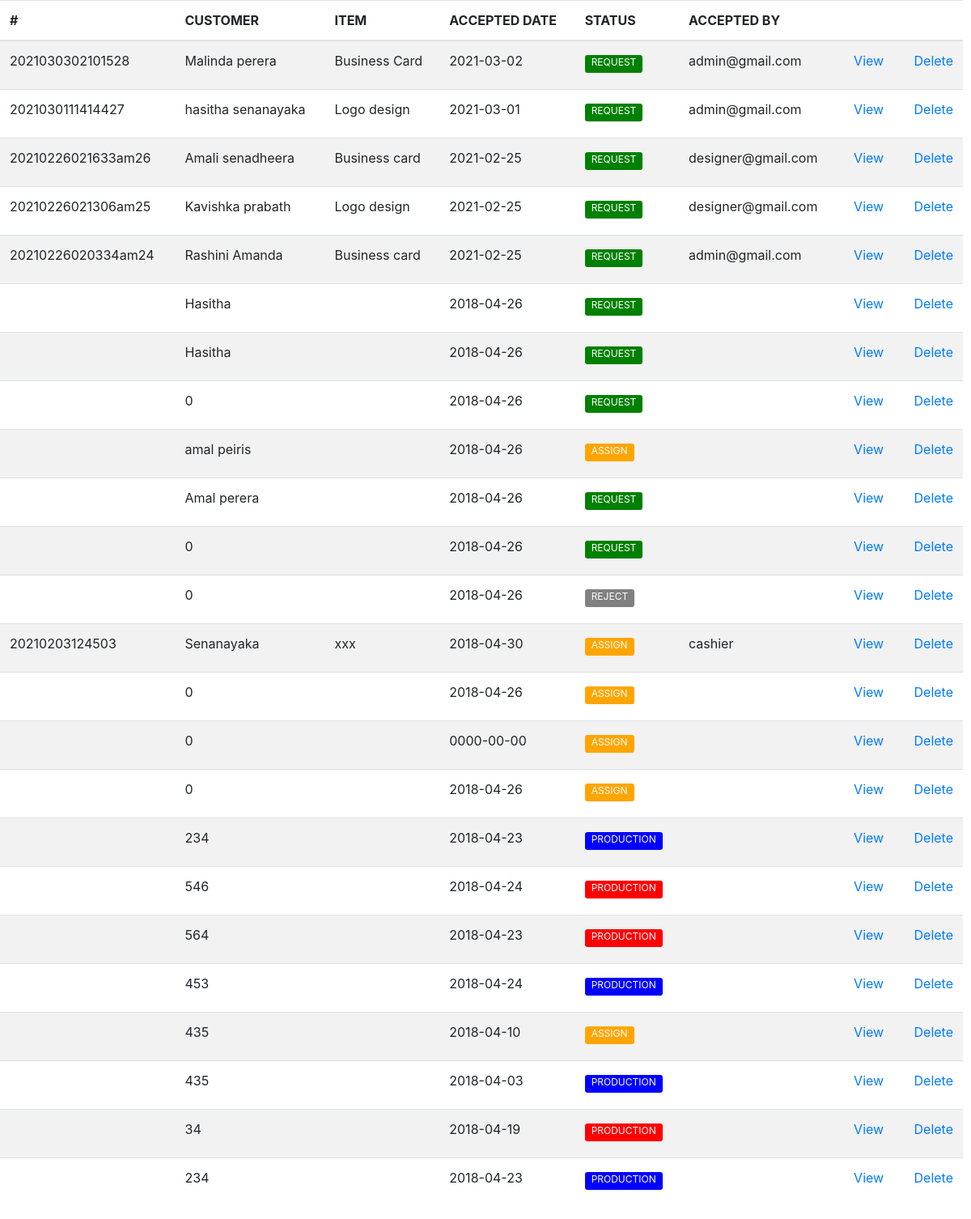
Page /tables/jobs_table.php (signed in) on the earlier database version.
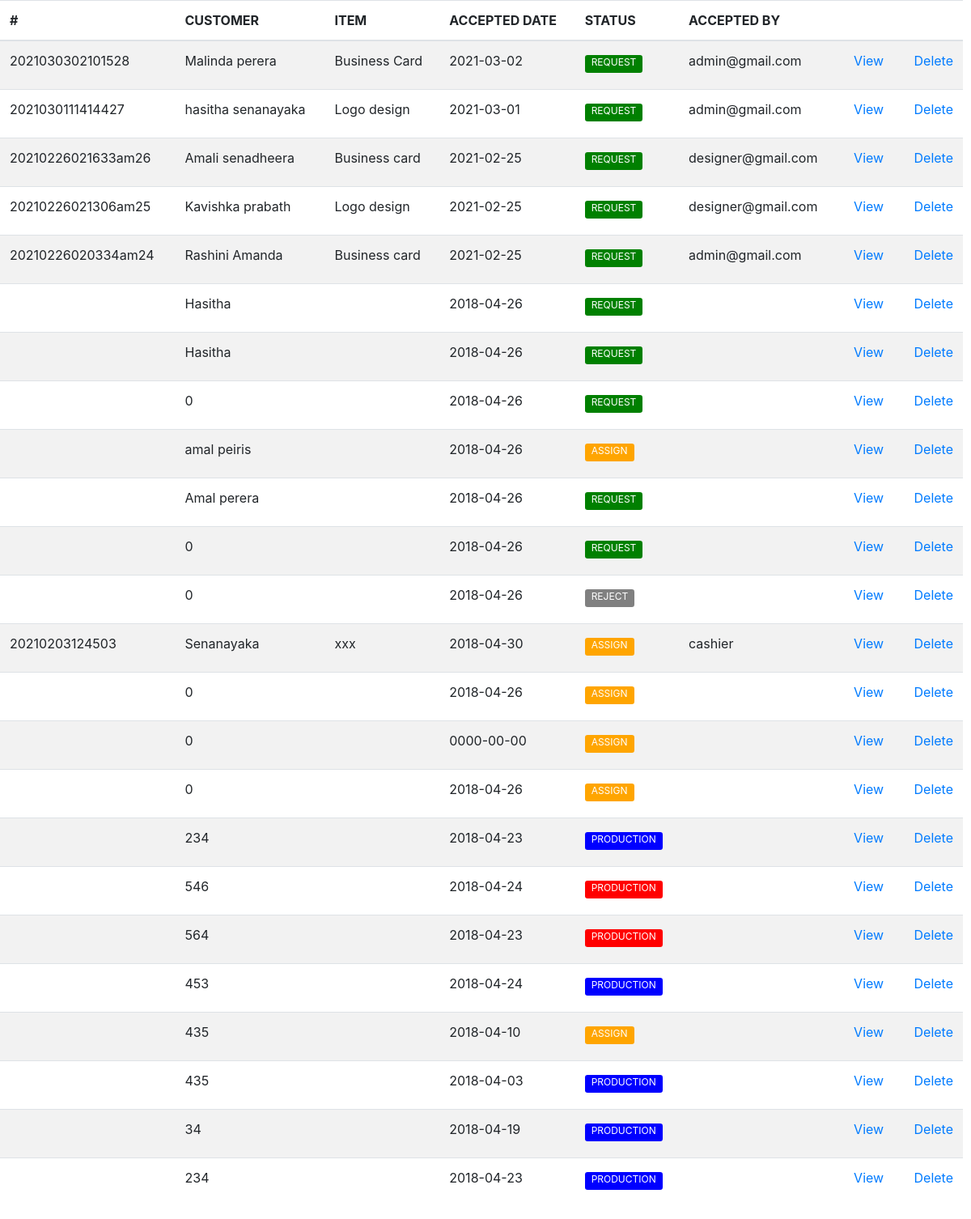
Same page on the later database version.
### tables this page shows
CREATE TABLE `jobs` (
  `id` int(11) NOT NULL,
  `job_no` varchar(100) NOT NULL,
  `customer` varchar(400) NOT NULL,
  `channel` varchar(100) NOT NULL,
  `job_type` varchar(100) NOT NULL,
  `product` varchar(100) NOT NULL,
  `category` varchar(100) NOT NULL,
  `material` varchar(64) NOT NULL,
  `size` varchar(50) NOT NULL,
  `bind` varchar(50) NOT NULL,
  `colour` varchar(20) NOT NULL,
  `user_description` varchar(250) NOT NULL,
  `date` date NOT NULL,
  `quantity` decimal(10,2) NOT NULL,
  `budget` decimal(10,2) NOT NULL,
  `discount` decimal(10,2) NOT NULL,
  `discounted` decimal(10,2) NOT NULL,
  `ad_pay_amount` decimal(10,2) NOT NULL,
  `rest` decimal(10,2) NOT NULL,
  `admin_description` varchar(250) NOT NULL,
  `state` enum('request','design','production','reject','QA','complete','dispatch') NOT NULL,
  `accepted_by` varchar(100) NOT NULL,
  `checked_by` varchar(100) NOT NULL,
  `failed_reason` varchar(255) NOT NULL,
  `cash` decimal(10,2) NOT NULL,
  `change_amt` decimal(10,2) NOT NULL,
  `payment` decimal(10,2) NOT NULL,
  `dispatch_day` varchar(100) NOT NULL,
  `dispatch_year` varchar(10) NOT NULL,
  `dispatch_month` varchar(10) NOT NULL
);

### tables/jobs_table.php (the view, shortened to what this page needs)
<!DOCTYPE html>
<html>
<head>
</head>
<body>
      <?php
      require '../include/config.php';
      if(isset($_POST["query"]))
      {
         $search =$_POST["query"];
         $query = "SELECT * FROM jobs WHERE job_no LIKE '%".$search."%' ";
      }
      else
      {
      $query = "SELECT * FROM jobs ORDER BY id DESC";
      }
      $result = mysqli_query($conn ,$query);
      if(mysqli_num_rows($result)>0)
      {
      ?>
 <div class="tablealign">
 <?php include('../include/head.php'); ?>
  <table id="editable_table" class="table table table-striped">
   <thead>
    <tr>
     <th>#</th>
     <th>CUSTOMER</th>
     <th>ITEM</th>
     <th>ACCEPTED DATE</th>
     <th>STATUS</th>
     <th>ACCEPTED BY</th>
     <th></th>
     <th></th>
    </tr>
   </thead>
   <tbody>
   <?php
   while($row = mysqli_fetch_array($result))
   {
    echo '
    <tr>
     <td>'.$row["job_no"].'</td>
     <td>'.$row["customer"].'</td>
     <td>'.$row["product"].'</td>
     <td>'.$row["date"].'</td>';
     if($row["state"]=="request"){
        echo
        '<td> <label class="btn-sm" style="background-color:green; border: 0px; color: #ffffff; font-size: 12px; padding-top: 0px;">'."REQUEST".'</label></td>';
     }else if($row["state"]=="design" || $row["state"]=="production" || $row["state"]=="QA"){
        echo
        '<td> <label class="btn-sm" style="background-color:orange; border: 0px; color: #ffffff; font-size: 12px; padding-top: 0px;">'."ASSIGN".'</label></td>';
     }else if($row["state"]=="dispatch"){
        echo
        '<td> <label class="btn-sm" style="background-color:red; border: 0px; color: #ffffff; font-size: 12px; padding-top: 0px;">'."PRODUCTION".'</label></td>';
     }else if($row["state"]=="complete"){
        echo
        '<td> <label class="btn-sm" style="background-color:blue; border: 0px; color: #ffffff; font-size: 12px; padding-top: 0px;">'."PRODUCTION".'</label></td>';
     }else if($row["state"]=="reject"){
        echo
        '<td> <label class="btn-sm" style="background-color:gray; border: 0px; color: #ffffff; font-size: 12px; padding-top: 0px;">'."REJECT".'</label></td>';
     }
    echo '
     <td>'.$row["accepted_by"].'</td>
      <td><button type="button"  id="' .$row["id"].'" name="'.$row["id"].'" class="btn btn-primary btn-sm view_data" data-toggle="modal" data-target="#myModal" style="background-color: transparent; border: 0px; color: #007bff; font-size: 16px; padding-top: 0px;">View</button></td>
     <td style="width: 5%;"><a href="../controller/inbound_requests_controller?j_delete_id='.$row["id"].'" onclick="confirmation(event)">Delete</a></td>
    </tr>
     ';
   }
   ?>
   </tbody>
  </table>
</div>
   <?php
  }
  else
  {
   echo 'Data Not Found';
  }
  ?>
  </body>
  </html>

Differences in the rows shown:
changed jobs (number 23 of 24 on the later page): state "dispatch" → "complete" (drawn)
